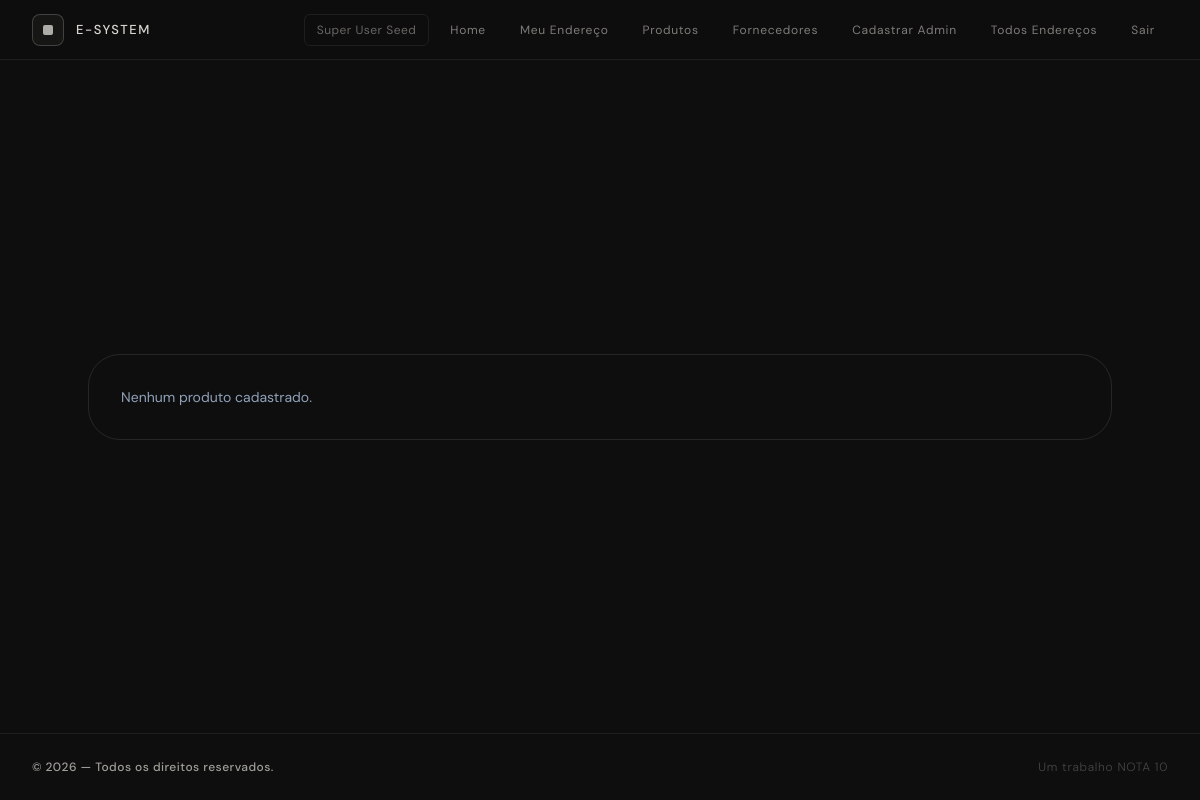
/index.php (signed in), run on an earlier commit of the app's database.
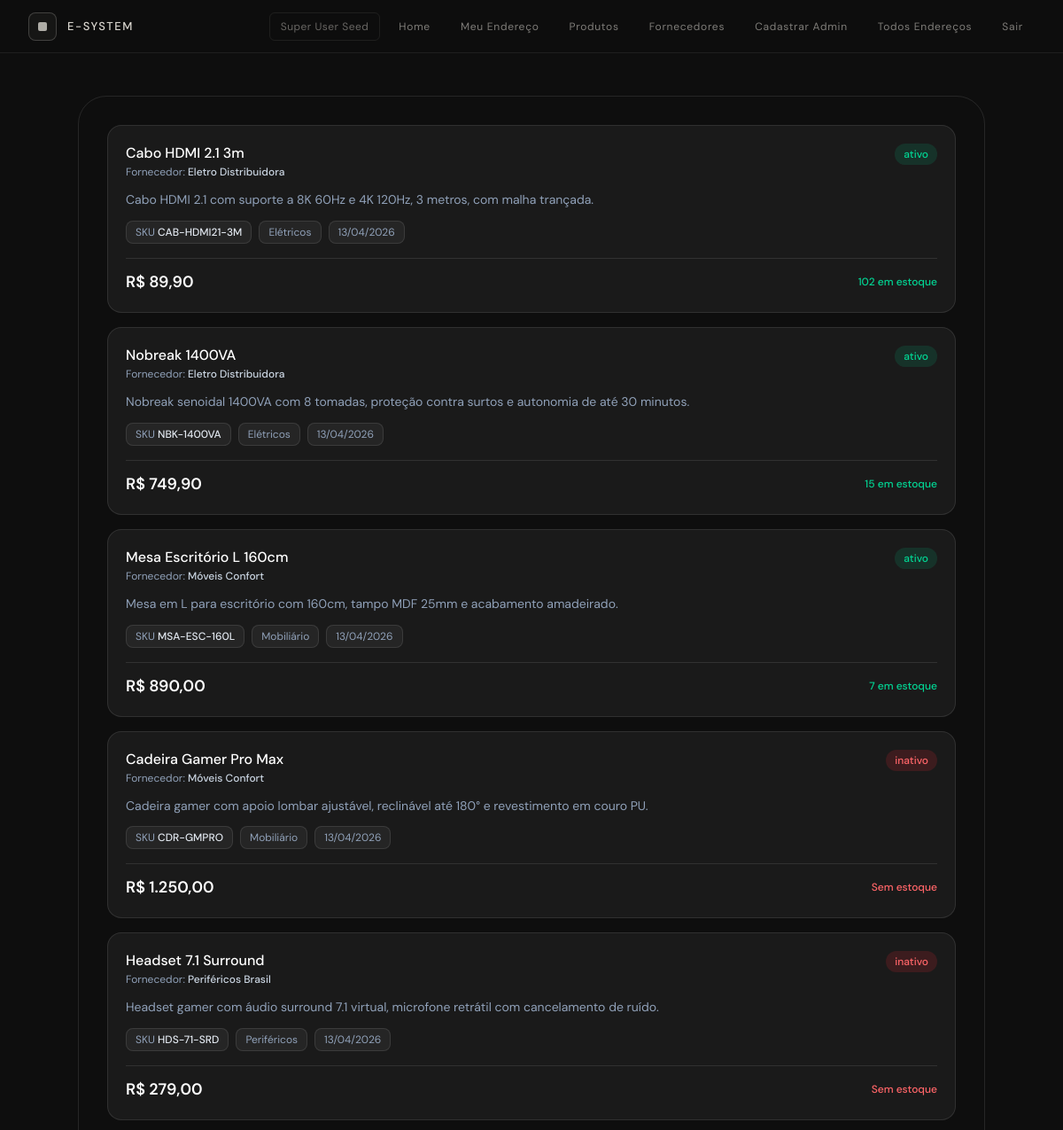
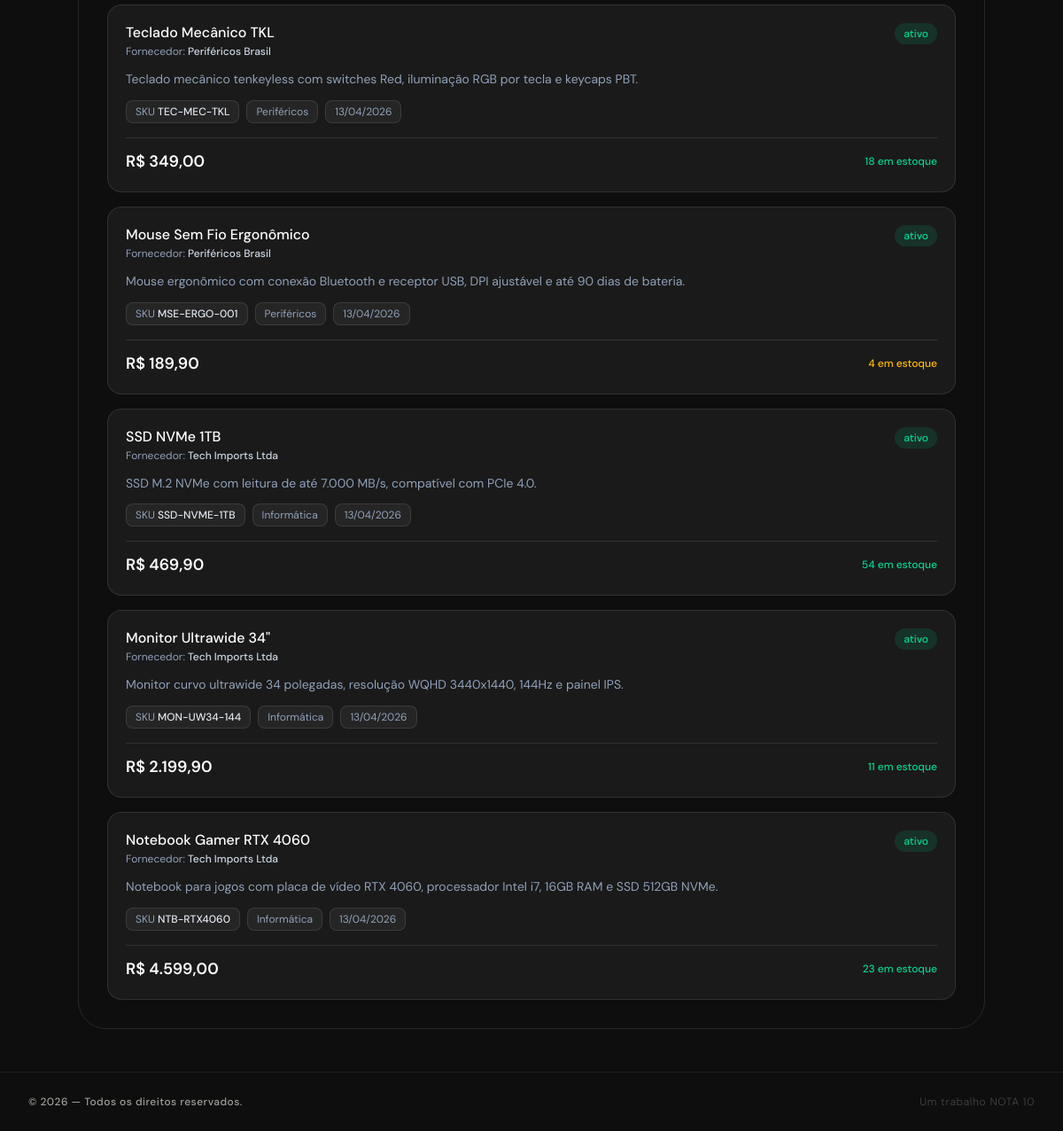
And on a later commit of the database (2 pictures, top to bottom).
### tables this page shows
CREATE TABLE IF NOT EXISTS products (
    id INT AUTO_INCREMENT PRIMARY KEY,
    supplier_id INT NOT NULL,
    name VARCHAR(255) NOT NULL,
    description TEXT NOT NULL,
    category VARCHAR(100),
    price DECIMAL(10,2) NOT NULL,
    stock INT NOT NULL DEFAULT 0,
    sku VARCHAR(100) NOT NULL UNIQUE,
    status ENUM('ativo', 'inativo') NOT NULL DEFAULT 'ativo',
    created_at TIMESTAMP DEFAULT CURRENT_TIMESTAMP,
    FOREIGN KEY (supplier_id) REFERENCES suppliers(id)
        ON UPDATE CASCADE
        ON DELETE RESTRICT
);

CREATE TABLE IF NOT EXISTS suppliers(
    id INT AUTO_INCREMENT PRIMARY KEY,
    name VARCHAR(255) NOT NULL,
    phone VARCHAR(50) NOT NULL,
    email VARCHAR(255) NOT NULL UNIQUE,
    created_at TIMESTAMP DEFAULT CURRENT_TIMESTAMP,
    address_id INT,
    FOREIGN KEY (address_id) REFERENCES addresses(id)
);

### src/services/SessionsService.php (called while the page is built, shortened)
<?php
class SessionManager {
    public function currentUser(): ?array {
        return $_SESSION['user'] ?? null;
    }
    public function hasRole(array $roles): bool {
        $user = $this->currentUser();
        return $user !== null && in_array($user['role'], $roles, true);
    }
}

### src/connection/db.php (called while the page is built, shortened)
<?php
class Connection {
    private static $instance = null;
    private function __construct() {
        $host = 'db';
        $db = 'testdb';
        $user = 'root';
        $pass = 'root';
        try {
            $this->conn = new PDO("mysql:host=$host;dbname=$db", $user, $pass);
        } catch (PDOException $e) {
            die("Erro de conexão: " . $e->getMessage());
        }
    }
     public static function getInstance(): PDO {
        if (self::$instance === null) {
            $obj = new Connection();
            self::$instance = $obj->conn;
        }
        return self::$instance;
    }
}

### src/services/ProductService.php (called while the page is built, shortened)
<?php
require_once __DIR__ . '/../dao/ProductDAO.php';
class ProductService {
    private ProductDAO $dao;
    public function __construct(ProductDAO $dao, SupplierDAO $supplierDao) {
        $this->dao = $dao;
    }
    public function getAll(): array {
        return $this->dao->findAllWithSupplier();
    }
}

### src/dao/ProductDAO.php (called while the page is built, shortened)
<?php
require_once __DIR__ . '/../connection/db.php';
class ProductDAO {
    private PDO $db;
    public function __construct() {
        $this->db = Connection::getInstance();
    }
    public function findAllWithSupplier(): array {
        $stmt = $this->db->query(
            'SELECT p.*, s.name AS supplier_name
             FROM products p
             LEFT JOIN suppliers s ON s.id = p.supplier_id
             ORDER BY p.id DESC'
        );
        return $stmt->fetchAll(PDO::FETCH_ASSOC);
    }
}

### src/index.php (the view, shortened to what this page needs)
<?php
require_once 'services/SessionsService.php';
require_once 'services/ProductService.php';
$session = new SessionManager();
$user = $session->currentUser();
if($user) {
    $productService = new ProductService(new ProductDAO(), new SupplierDAO());
    $products = $productService->getAll();
}
include 'partials/header.php';
?>
<main class="flex-grow flex items-center justify-center px-6 py-12">
    <div class="w-full max-w-5xl">
        <div class="rounded-[32px] border border-white/10  p-8  ">
            <?php if ($user): ?>
                <?php if ($products): ?>
                    <div class="grid gap-4">
                        <?php foreach ($products as $product): ?>
                            <?php
                                $stock  = (int) ($product['stock'] ?? 0);
                                $status = $product['status'] ?? 'inativo';
                                $createdAt = !empty($product['created_at'])
                                    ? date('d/m/Y', strtotime($product['created_at']))
                                    : null;
                            ?>
                            <div class="rounded-2xl border border-white/10 bg-white/5 p-5 hover:bg-white/10 transition-colors">
                                <div class="flex items-start justify-between gap-3 mb-3">
                                    <div>
                                        <p class="text-base font-medium text-white leading-snug">
                                            <?= htmlspecialchars($product['name'] ?? '') ?>
                                        </p>
                                        <?php if (!empty($product['supplier_name'])): ?>
                                            <p class="text-xs text-slate-400 mt-0.5">
                                                Fornecedor:
                                                <span class="text-slate-300 font-medium">
                                                    <?= htmlspecialchars($product['supplier_name']) ?>
                                                </span>
                                            </p>
                                        <?php endif ?>
                                    </div>
                                    <span class="shrink-0 text-xs font-medium px-2.5 py-1 rounded-full
                                        <?= $status === 'ativo'
                                            ? 'bg-emerald-500/15 text-emerald-400'
                                            : 'bg-red-500/15 text-red-400' ?>">
                                        <?= htmlspecialchars($status) ?>
                                    </span>
                                </div>
                                <?php if (!empty($product['description'])): ?>
                                    <p class="text-sm text-slate-400 mb-3 leading-relaxed line-clamp-2">
                                        <?= htmlspecialchars($product['description']) ?>
                                    </p>
                                <?php endif ?>
                                <div class="flex flex-wrap gap-2 mb-4">
                                    <?php if (!empty($product['sku'])): ?>
                                        <span class="text-xs bg-white/5 border border-white/10 rounded-lg px-2.5 py-1 text-slate-400">
                                            SKU <span class="text-slate-200 font-medium"><?= htmlspecialchars($product['sku']) ?></span>
                                        </span>
                                    <?php endif ?>
                                    <?php if (!empty($product['category'])): ?>
                                        <span class="text-xs bg-white/5 border border-white/10 rounded-lg px-2.5 py-1 text-slate-400">
                                            <?= htmlspecialchars($product['category']) ?>
                                        </span>
                                    <?php endif ?>
                                    <?php if ($createdAt): ?>
                                        <span class="text-xs bg-white/5 border border-white/10 rounded-lg px-2.5 py-1 text-slate-400">
                                            <?= $createdAt ?>
                                        </span>
                                    <?php endif ?>
                                </div>
                                <div class="flex items-center justify-between pt-3 border-t border-white/10">
                                    <p class="text-lg font-semibold text-white">
                                        R$ <?= number_format((float)($product['price'] ?? 0), 2, ',', '.') ?>
                                    </p>
                                    <span class="text-xs font-medium
                                        <?php if ($stock === 0): ?>
                                            text-red-400
                                        <?php elseif ($stock <= 5): ?>
                                            text-amber-400
                                        <?php else: ?>
                                            text-emerald-400
                                        <?php endif ?>">
                                        <?= $stock === 0 ? 'Sem estoque' : $stock . ' em estoque' ?>
                                    </span>
                                </div>
                            </div>
                        <?php endforeach ?>
                    </div>
                <?php else: ?>
                    <p class="text-slate-400 text-sm">Nenhum produto cadastrado.</p>
                <?php endif ?>
            <?php endif ?>
        </div>
    </div>
</main>
<?php include 'partials/footer.php';

### src/partials/header.php (shortened to what this page needs)
<?php
require_once __DIR__ . '/../services/SessionsService.php';
$session = new SessionManager();
$user = $session->currentUser();
?>
<!DOCTYPE html>
<html lang="pt-BR">
<head>
  <script src="https://cdn.jsdelivr.net/npm/@tailwindcss/browser@4"></script>
</head>
<body class="min-h-screen flex flex-col">
<header style="border-bottom:1px solid rgba(240,236,228,0.08); background:rgba(14,14,14,0.97); height:60px;"
        class="sticky top-0 z-50 flex items-center justify-between px-8">
  <a href="index.php" class="flex items-center gap-3 no-underline" style="color:var(--cream)">
    <div style="width:32px;height:32px;border:1px solid rgba(240,236,228,0.2);border-radius:8px;background:rgba(240,236,228,0.04);display:flex;align-items:center;justify-content:center;">
      <div style="width:10px;height:10px;background:var(--cream);border-radius:2px;opacity:0.7;"></div>
    </div>
    <span style="font-size:13px;font-weight:500;letter-spacing:0.12em;text-transform:uppercase;opacity:0.9">E-System</span>
  </a>
  <nav class="flex items-center gap-2">
    <?php if ($user): ?>
      <span style="font-size:12px;color:rgba(240,236,228,0.4);padding:6px 12px;border:1px solid rgba(240,236,228,0.08);border-radius:6px;letter-spacing:0.04em">
        <?= htmlspecialchars($user['name']) ?>
      </span>
      <?php
      $links = [['index.php','Home'],['address.php','Meu Endereço']];
      if ($session->hasRole(['superuser', 'admin'])):
        $links[] = ['products.php','Produtos'];
        $links[] = ['suppliers.php','Fornecedores'];
      endif;
      if ($session->hasRole(['superuser'])):
        $links[] = ['create_admin.php','Cadastrar Admin'];
        $links[] = ['addresses.php','Todos Endereços'];
      endif;
      $links[] = ['logout.php','Sair'];
      foreach ($links as [$href, $label]):
      ?>
        <a href="<?= $href ?>" style="font-size:12px;font-weight:400;letter-spacing:0.06em;color:rgba(240,236,228,0.5);text-decoration:none;padding:6px 12px;border-radius:6px;border:1px solid transparent;transition:all 0.2s;"
           onmouseover="this.style.color='#f0ece4';this.style.borderColor='rgba(240,236,228,0.12)';this.style.background='rgba(240,236,228,0.04)'"
           onmouseout="this.style.color='rgba(240,236,228,0.5)';this.style.borderColor='transparent';this.style.background='transparent'">
          <?= $label ?>
        </a>
      <?php endforeach ?>
    <?php else: ?>
      <a href="login.php"    style="...mesmo estilo...">Entrar</a>
      <a href="register.php" style="...mesmo estilo...">Cadastrar</a>
    <?php endif ?>
  </nav>
</header>

### src/partials/footer.php
<footer style="border-top:1px solid rgba(240,236,228,0.07);padding:24px 32px;display:flex;align-items:center;justify-content:space-between;flex-wrap:wrap;gap:8px;background:#0e0e0e;">
  <p style="font-size:12px;font-weight:500;color:rgba(240,236,228,0.65);letter-spacing:0.04em;margin:0">
    &copy; <?= date('Y') ?> — Todos os direitos reservados.
  </p>
  <p style="font-size:12px;font-weight:300;color:rgba(240,236,228,0.25);letter-spacing:0.06em;margin:0">
    Um trabalho NOTA 10
  </p>
</footer>
</body>
</html>

### src/partials/header.php (style rules this page uses)
:root { --cream: #f0ece4; --bg: #0e0e0e; --border: rgba(240,236,228,0.1); --muted: rgba(240,236,228,0.38); }
body { font-family: 'DM Sans', sans-serif; background: var(--bg); color: var(--cream); }

What changed in the data, as far as the page shows it:
added products: name "Cabo HDMI 2.1 3m", supplier.name "Eletro Distribuidora", status "ativo", description "Cabo HDMI 2.1 com suporte a 8K 60Hz e 4K 120Hz, 3 metros, com malha trançada.", sku "CAB-HDMI21-3M", category "Elétricos", created_at "13/04/2026", price "89,90", stock "102"
added products: name "Nobreak 1400VA", supplier.name "Eletro Distribuidora", status "ativo", description "Nobreak senoidal 1400VA com 8 tomadas, proteção contra surtos e autonomia de até 30 minutos.", sku "NBK-1400VA", category "Elétricos", created_at "13/04/2026", price "749,90", stock "15"
added products: name "Mesa Escritório L 160cm", supplier.name "Móveis Confort", status "ativo", description "Mesa em L para escritório com 160cm, tampo MDF 25mm e acabamento amadeirado.", sku "MSA-ESC-160L", category "Mobiliário", created_at "13/04/2026", price "890,00", stock "7"
added products: name "Cadeira Gamer Pro Max", supplier.name "Móveis Confort", status "inativo", description "Cadeira gamer com apoio lombar ajustável, reclinável até 180° e revestimento em couro PU.", sku "CDR-GMPRO", category "Mobiliário", created_at "13/04/2026", price "1.250,00", stock "Sem estoque"
added products: name "Headset 7.1 Surround", supplier.name "Periféricos Brasil", status "inativo", description "Headset gamer com áudio surround 7.1 virtual, microfone retrátil com cancelamento de ruído.", sku "HDS-71-SRD", category "Periféricos", created_at "13/04/2026", price "279,00", stock "Sem estoque"
added products: name "Teclado Mecânico TKL", supplier.name "Periféricos Brasil", status "ativo", description "Teclado mecânico tenkeyless com switches Red, iluminação RGB por tecla e keycaps PBT.", sku "TEC-MEC-TKL", category "Periféricos", created_at "13/04/2026", price "349,00", stock "18"
added products: name "Mouse Sem Fio Ergonômico", supplier.name "Periféricos Brasil", status "ativo", description "Mouse ergonômico com conexão Bluetooth e receptor USB, DPI ajustável e até 90 dias de bateria.", sku "MSE-ERGO-001", category "Periféricos", created_at "13/04/2026", price "189,90", stock "4"
added products: name "SSD NVMe 1TB", supplier.name "Tech Imports Ltda", status "ativo", description "SSD M.2 NVMe com leitura de até 7.000 MB/s, compatível com PCIe 4.0.", sku "SSD-NVME-1TB", category "Informática", created_at "13/04/2026", price "469,90", stock "54"
added products: name "Monitor Ultrawide 34\"", supplier.name "Tech Imports Ltda", status "ativo", description "Monitor curvo ultrawide 34 polegadas, resolução WQHD 3440x1440, 144Hz e painel IPS.", sku "MON-UW34-144", category "Informática", created_at "13/04/2026", price "2.199,90", stock "11"
added products: name "Notebook Gamer RTX 4060", supplier.name "Tech Imports Ltda", status "ativo", description "Notebook para jogos com placa de vídeo RTX 4060, processador Intel i7, 16GB RAM e SSD 512GB NVMe.", sku "NTB-RTX4060", category "Informática", created_at "13/04/2026", price "4.599,00", stock "23"
Also different on the page:
text no longer shown: "Nenhum produto cadastrado."
